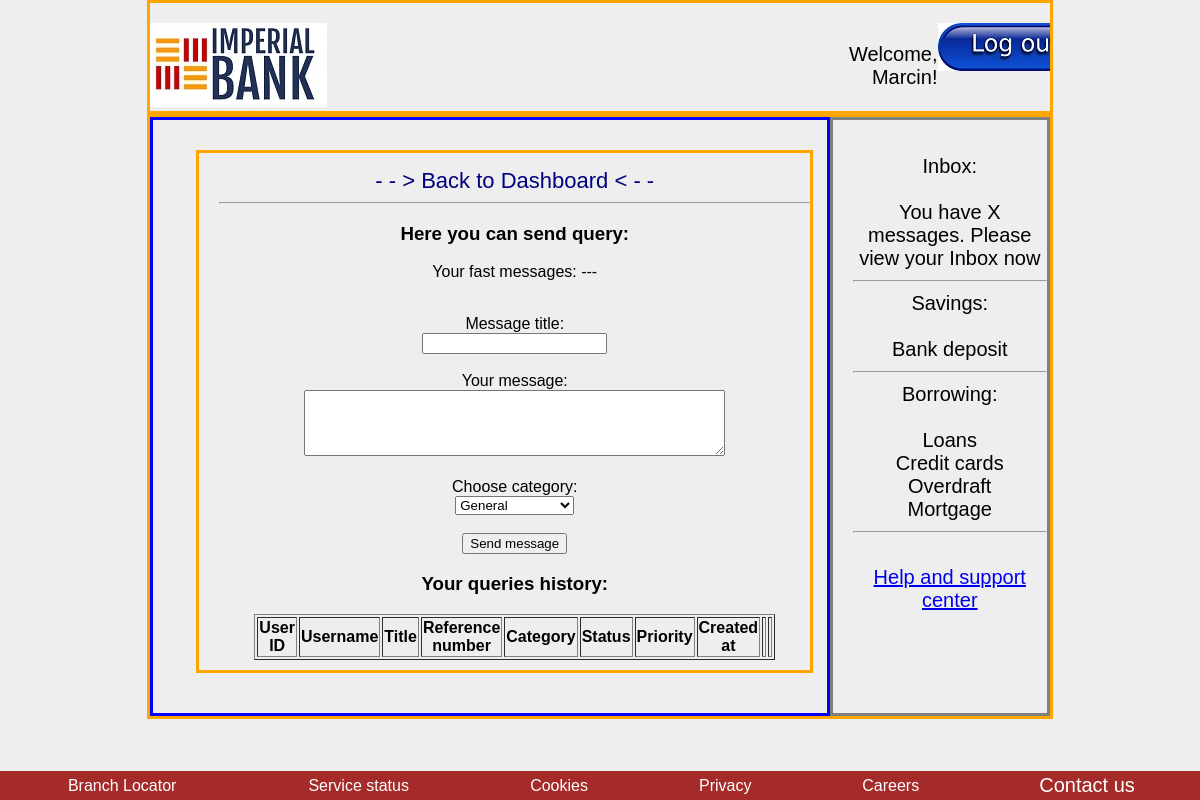
/help_center (signed in), run on an earlier commit of the app's database.
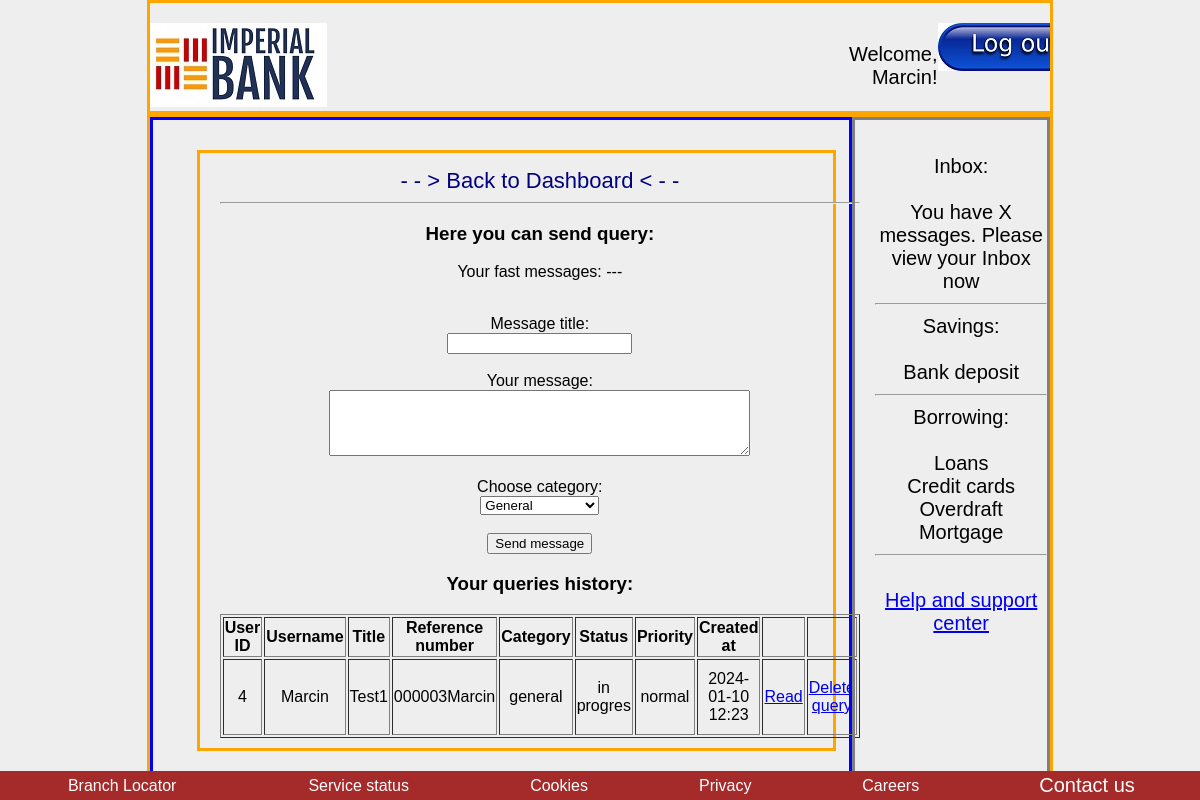
And on a later commit of the database.
### models/models.py (models this page shows, shortened)
class Users(db.Model, UserMixin):
    id = db.Column(db.Integer, primary_key=True)
    username = db.Column(db.String(50), unique=True, nullable=False)
    password_hash = db.Column(db.String(128), nullable=False)
    role = db.Column(db.String(20), nullable=False, default='client')
    email = db.Column(db.String(120), unique=True, nullable=False)
    phone_number = db.Column(db.String(20), nullable = False)
    country = db.Column(db.String(50))
    transactions = db.relationship('Transaction', backref='user', lazy=True)

class SupportTickets(db.Model):
    id = db.Column(db.Integer, primary_key=True)
    user_id = db.Column(db.Integer, db.ForeignKey('users.id'), nullable=False)
    title = db.Column(db.String(100), nullable=False)
    description = db.Column(db.Text, nullable=False)
    reference_number = db.Column(db.String(50), nullable=False)
    status = db.Column(db.String(50), nullable=False, default='new')  # values: new, in progress, closed, rejected
    priority = db.Column(db.String(50), nullable=False, default='normal')  # values: normal, high, urgent
    category = db.Column(db.String(50), nullable=False, default='general')  # values: general, fraud, service problem, money transfer
    created_at = db.Column(db.DateTime, default=datetime.utcnow)

### app.py (the view)
@app.route('/help_center', methods=['GET', 'POST']) # pracujemy Panie szanowny :]
@login_required
def help_center():
    subquery = db.session.query(SupportTickets.reference_number,func.max(SupportTickets.created_at).label('max_date')).group_by(SupportTickets.reference_number).subquery()
    user_queries = db.session.query(SupportTickets).join(subquery,(SupportTickets.reference_number == subquery.c.reference_number) &
        (SupportTickets.created_at == subquery.c.max_date)).filter(SupportTickets.user_id == current_user.id).all()
    return render_template('help_center.html', all_queries = user_queries)

### app.py (called while the page is built)
@app.before_request
def initialize_database():
    db.create_all()
    session.permanent = True

@login_manager.user_loader
def load_user(user_id):
    return Users.query.get(int(user_id))

### templates/help_center.html (shortened to what this page needs)
{% extends 'base3.html' %}
{% block precontent%}
<a href="{{ url_for('dashboard') }}" class="link3"> - - > Back to Dashboard < - - </a><br>
<hr>
<h3>Here you can send query:</h3>
{% with messages = get_flashed_messages() %}
{% if not messages %}
    <p>Your fast messages: ---</p>
{% endif %}
{% endwith %}
<br>
<form action="{{ url_for('send_query') }}" method="post" role="form">
    <label for="title">Message title:</label> <br>
    <input type="text" id="title" name="title" required> <br><br>
    <label for="description">Your message: </label> <br>
    <textarea id="description" name="description" required rows="4" cols="50"></textarea> <br><br>
    <label for="category">Choose category:</label> <br>
    <select type="text" id="category" name="category" def required>
        <option value="general">General</option>
    </select> <br><br>
    <input type="submit" value="Send message"><br>
</form>
<h3>Your queries history: </h3>
<table border="1" class="center-table" >
  <thead>
      <tr>
          <th>User ID</th>
          <th>Username</th>
          <th>Title</th>
          <th>Reference number</th>
          <th>Category</th>
          <th>Status</th>
          <th>Priority</th>
          <th>Created at</th>
          <th> </th>
          <th> </th>
      </tr>
  </thead>
  <tbody>
      {% for query in all_queries %}
          <tr>
              <td>{{ query.user_id }}</td>
              <td>{{ current_user.username }}</td>
              <td>{{ query.title }}</td>
              <td>{{ query.reference_number }}</td>
              <td>{{ query.category }}</td>
              <td>{{ query.status }}</td>
              <td>{{ query.priority }}</td>
              <td>{{ query.created_at.strftime('%Y-%m-%d %H:%M') }}</td>
              <td>&nbsp; <a href="{{ url_for('read_message', query_ref=query.reference_number) }}">Read</a> &nbsp;</td>
              <td>&nbsp; <a href="{{ url_for('delete_messages_for_query', query_ref=query.reference_number) }}">Delete query</a> &nbsp; </td>
          </tr>
      {% endfor %}
  </tbody>
</table>
{%  endblock %}

### templates/base3.html (shortened to what this page needs)
<!DOCTYPE html>
<html lang="en">
<head>
    <link rel="stylesheet" href="{{ url_for('static', filename='styles.css') }}">
</head>
<body>
    <header>
        <div class="container5">
            <div class="left4">
                <img src="{{ url_for('static', filename='imperial-bank-2.jpg') }}" alt="Imperial Bank">
            </div>
            <div class="right4">
                <p>Welcome, {{ current_user.username }}!</p>
            </div>
            <div class="right4">
                <a href="{{ url_for('logout') }}"><img src="{{ url_for('static', filename='logout.jpg') }}" alt="logout"> </a>
            </div>
        </div>
    </header>
    <main>
        <div class="container5">
            <div class="left5">
                <div class="container100">
                    <div class="center">
                        {% block precontent%}
                        {%  endblock %}
                    </div>
                </div>
            </div>
            <div class="right5">
                <div class="center">
                    Inbox: <br><br>
                    You have X messages. Please view your Inbox now<br>
                    <hr>
                    Savings: <br><br>
                    Bank deposit <br>
                    <hr>
                    Borrowing: <br><br>
                    Loans <br>
                    Credit cards <br>
                    Overdraft <br>
                    Mortgage <br>
                    <hr> <br>
                    <a href="{{ url_for('help_center') }}" > Help and support center</a>
                </div>
            </div>
        </div>
    </main>
    <footer>
        <table class="footer">
            <tr>
                <td  class="center2">
                    Branch Locator
                </td>
                <td class="center2">
                    Service status
                </td>
                <td class="center2">
                    Cookies
                </td>
                <td class="center2">
                    Privacy
                </td>
                <td class="center2">
                    Careers
                </td>
                <td class="center2">
                    <a href="contact_us" class="link">Contact us</a>
                </td>
            </tr>
        </table>
    </footer>
</body>
</html>

What changed in the data, as far as the page shows it:
added SupportTickets: user_id "4", {{ current_user.username }} "Marcin", title "Test1", reference_number "000003Marcin", category "general", status "in progres", priority "normal", created_at "2024-01-10 12:23"
